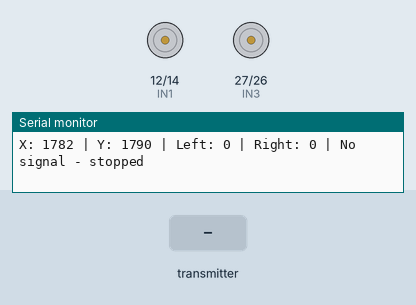
Bench run of a sketch on a simulated ESP32. On the bench: motor-driver pin pairs drawn as motors (green arrow = first pin HIGH = forward, orange = second pin HIGH = backward, longer = more drive, scaled by the enable pin), the last lines printed to the serial monitor. The test bench sets the inputs (shaded band).

Above: at 1.2 s.
1.3 s: the transmitter starts sending x = 0
At 1.7 s:
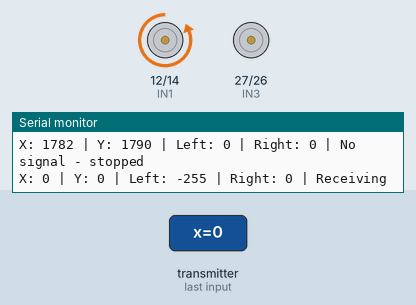
2.8 s: the transmitter starts sending y = 1024
At 4.0 s:
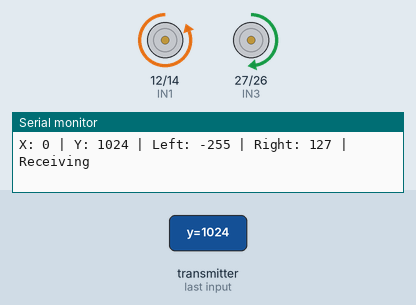
4.3 s: the transmitter starts sending x = 1024
At 5.2 s:
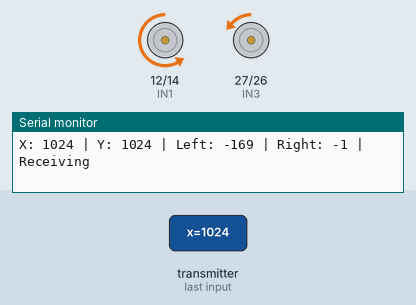
5.8 s: the transmitter starts sending y = 2048
At 7.0 s:
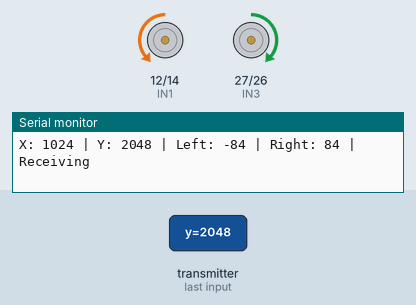
7.3 s: the transmitter starts sending x = 2048
At 8.5 s:
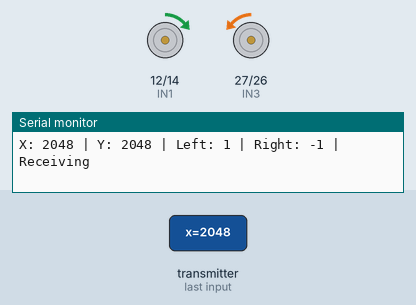
8.8 s: the transmitter starts sending y = 0
At 10.3 s:
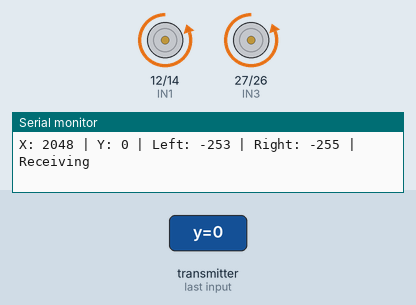
Timing chart, 0 to 11.3 s (numbered marks = the images above; inputs shaded):
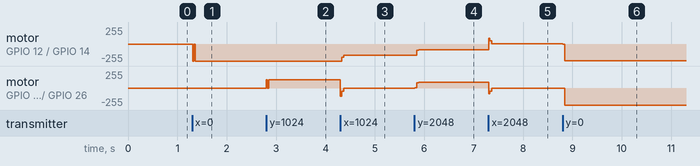

Measured:
- after the input at 1.3 s, motor on GPIO 12 (IN1) / GPIO 14 (IN2): stopped → backward 255/255 at once
- after the input at 2.8 s, motor on GPIO 27 (IN3) / GPIO 26 (IN4): stopped → forward 127/255 at once
- after the input at 4.3 s, motor on GPIO 12 (IN1) / GPIO 14 (IN2): backward 255/255 → backward 169/255 at once; motor on GPIO 27 (IN3) / GPIO 26 (IN4): forward 127/255 → backward 1/255 at once
- after the input at 5.8 s, motor on GPIO 12 (IN1) / GPIO 14 (IN2): backward 169/255 → backward 84/255 after 0.05 s; motor on GPIO 27 (IN3) / GPIO 26 (IN4): backward 1/255 → forward 84/255 at once
- after the input at 7.3 s, motor on GPIO 12 (IN1) / GPIO 14 (IN2): backward 84/255 → forward 1/255 at once; motor on GPIO 27 (IN3) / GPIO 26 (IN4): forward 84/255 → backward 1/255 at once
- after the input at 8.8 s, motor on GPIO 12 (IN1) / GPIO 14 (IN2): forward 1/255 → backward 253/255 at once; motor on GPIO 27 (IN3) / GPIO 26 (IN4): backward 1/255 → backward 255/255 after 0.05 s

The sketch:

Receiver_Car_Code.ino
```cpp
// RLR INVENTIONS
// ESP-NOW car receiver
#include <WiFi.h>
#include <esp_now.h>
#include "Steering.h"

// Motor A is the left side; motor B is the right side.
#define ENA 32
#define IN1 12
#define IN2 14
#define ENB 33
#define IN3 27
#define IN4 26

// Center values from your Serial Monitor log. Set these to the readings
// printed with your joystick RELEASED if the car creeps or turns at rest.
constexpr int JOY_CENTER_X = 1782;
constexpr int JOY_CENTER_Y = 1790;
constexpr int JOY_DEADZONE = 250;
constexpr uint32_t SIGNAL_TIMEOUT_MS = 500;
static_assert(JOY_DEADZONE >= 0 && JOY_CENTER_X > JOY_DEADZONE &&
              JOY_CENTER_X + JOY_DEADZONE < 4095 &&
              JOY_CENTER_Y > JOY_DEADZONE && JOY_CENTER_Y + JOY_DEADZONE < 4095,
              "Joystick centers/deadzone must leave usable travel on both sides");

// Read the transmitter's two-int prefix; its trailing button is unused.
struct JoystickData {
  int x;
  int y;
};
JoystickData incomingData = {JOY_CENTER_X, JOY_CENTER_Y};
portMUX_TYPE dataMux = portMUX_INITIALIZER_UNLOCKED;
uint32_t lastReceivedMs = 0;
bool receivedData = false;
bool receiverReady = false;

void onDataReceived(const esp_now_recv_info *info, const uint8_t *data, int data_len) {
  if (data == nullptr || data_len < static_cast<int>(sizeof(JoystickData))) return;
  JoystickData packet;
  memcpy(&packet, data, sizeof(packet));
  if (packet.x < 0 || packet.x > 4095 || packet.y < 0 || packet.y > 4095) return;
  uint32_t now = millis();
  portENTER_CRITICAL(&dataMux);
  incomingData = packet;
  lastReceivedMs = now;
  receivedData = true;
  portEXIT_CRITICAL(&dataMux);
}

// Signed speed: positive = forward, negative = reverse, zero = stop.
void setMotor(int enablePin, int pin1, int pin2, int speed) {
  analogWrite(enablePin, 0);
  digitalWrite(pin1, speed > 0 ? HIGH : LOW);
  digitalWrite(pin2, speed < 0 ? HIGH : LOW);
  analogWrite(enablePin, speed < 0 ? -speed : speed);
}

void stopCar() {
  setMotor(ENA, IN1, IN2, 0);
  setMotor(ENB, IN3, IN4, 0);
}

void setup() {
  Serial.begin(115200);
  pinMode(ENA, OUTPUT);
  pinMode(IN1, OUTPUT);
  pinMode(IN2, OUTPUT);
  pinMode(ENB, OUTPUT);
  pinMode(IN3, OUTPUT);
  pinMode(IN4, OUTPUT);
  stopCar();
  WiFi.mode(WIFI_STA);
  if (esp_now_init() != ESP_OK) {
    Serial.println("ESP-NOW init failed!");
    return;
  }
  if (esp_now_register_recv_cb(onDataReceived) != ESP_OK) {
    Serial.println("ESP-NOW receive callback registration failed!");
    return;
  }
  receiverReady = true;
  Serial.println("Receiver ready. Release joystick to check center X/Y.");
}

void loop() {
  JoystickData joystick;
  uint32_t receivedAt;
  bool hasData;
  portENTER_CRITICAL(&dataMux);
  joystick = incomingData;
  receivedAt = lastReceivedMs;
  hasData = receivedData;
  portEXIT_CRITICAL(&dataMux);
  uint32_t now = millis();
  bool signalActive = receiverReady && hasData && (now - receivedAt <= SIGNAL_TIMEOUT_MS);
  MotorSpeeds speeds = {0, 0};
  if (signalActive) {
    int steering = axisSpeed(joystick.x, JOY_CENTER_X, JOY_DEADZONE);
    int throttle = axisSpeed(joystick.y, JOY_CENTER_Y, JOY_DEADZONE);
    speeds = mixSteering(throttle, steering);
    setMotor(ENA, IN1, IN2, speeds.left);
    setMotor(ENB, IN3, IN4, speeds.right);
  } else {
    stopCar();
  }
  static uint32_t lastLogMs = 0;
  if (now - lastLogMs >= 250) {
    lastLogMs = now;
    Serial.printf("X: %d | Y: %d | Left: %d | Right: %d | %s\n",
                  joystick.x, joystick.y, speeds.left, speeds.right,
                  signalActive ? "Receiving" : "No signal - stopped");
  }
  delay(10);
}
```

Steering.h
```cpp
#pragma once

struct MotorSpeeds {
  int left;
  int right;
};

// Convert a 12-bit joystick reading into a signed PWM command.
inline int axisSpeed(int value, int center, int deadzone) {
  if (value < 0) value = 0;
  if (value > 4095) value = 4095;
  if (value > center + deadzone) {
    return (value - center - deadzone) * 255 / (4095 - center - deadzone);
  }
  if (value < center - deadzone) {
    return -(center - deadzone - value) * 255 / (center - deadzone);
  }
  return 0;
}

inline MotorSpeeds mixSteering(int throttle, int steering) {
  // At zero throttle this pivots; with throttle it makes a curved turn.
  int left = throttle + steering;
  int right = throttle - steering;
  int absLeft = left < 0 ? -left : left;
  int absRight = right < 0 ? -right : right;
  int peak = absLeft > absRight ? absLeft : absRight;
  if (peak > 255) {
    left = left * 255 / peak;
    right = right * 255 / peak;
  }
  return {left, right};
}
```
